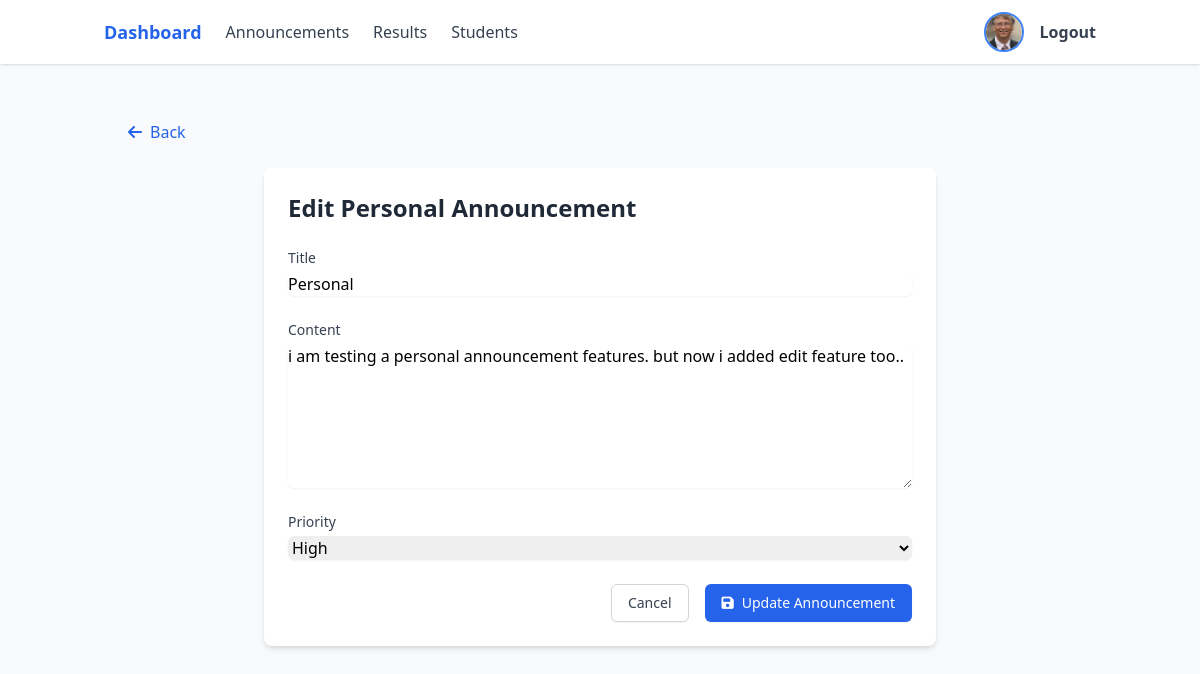
/teacher/announcements/2/edit/ (signed in), run on the app's committed database.
### users/models.py (models this page shows, shortened)
class User(AbstractBaseUser, PermissionsMixin):
    ROLE_CHOICES = [
        ('teacher', 'Teacher'),
        ('student', 'Student'),
        ('admin', 'Admin'),
    ]
    email = models.EmailField(unique=True)
    role = models.CharField(max_length=10, choices=ROLE_CHOICES)
    is_active = models.BooleanField(default=True)
    is_staff = models.BooleanField(default=False)
    profile_image = models.ImageField(upload_to=user_profile_image_path, null=True, blank=True)
    full_name = models.CharField(max_length=255, null=True, blank=True)
    bio = models.TextField(null=True, blank=True)
    USERNAME_FIELD = 'email'
    REQUIRED_FIELDS = ['role']
    objects = UserManager()
    @property
    def is_teacher(self):
        return self.role == 'teacher'

class Announcement(models.Model):
    PRIORITY_CHOICES = [
        ('low', 'Low'),
        ('medium', 'Medium'),
        ('high', 'High'),
    ]
    title = models.CharField(max_length=200)
    content = models.TextField()
    created_by = models.ForeignKey(User, on_delete=models.CASCADE, related_name='announcements_created')
    created_at = models.DateTimeField(default=timezone.now)
    priority = models.CharField(max_length=10, choices=PRIORITY_CHOICES, default='medium')
    is_active = models.BooleanField(default=True)
    student = models.ForeignKey(User, on_delete=models.CASCADE, related_name='announcements', null=True, blank=True,
                              help_text='If set, this announcement is only visible to this specific student')
    class Meta:
        ordering = ['-created_at']

### users/views.py (the view, shortened to what this page needs)
# urls.py: path('teacher/announcements/<int:announcement_id>/edit/', views.teacher_edit_announcement, name='teacher_edit_announcement'),
@login_required
def teacher_edit_announcement(request, announcement_id):
    if not request.user.is_teacher:
        return redirect('login')
    announcement = get_object_or_404(Announcement, id=announcement_id)
    context = {'announcement': announcement}
    if announcement.student:
        context['student'] = announcement.student
    return render(request, 'users/teacher_edit_announcement.html', context)

### users/templates/users/teacher_edit_announcement.html (shortened to what this page needs)
{% extends 'users/base.html' %}
{% block content %}
<div class="container mx-auto p-6">
    <div class="mb-6">
        <a href="{% if announcement.student %}{% url 'teacher_student_detail' announcement.student.id %}{% else %}{% url 'teacher_announcements' %}{% endif %}" class="text-blue-600 hover:text-blue-800 flex items-center">
            <i class="fas fa-arrow-left mr-2"></i> Back
        </a>
    </div>
    <div class="max-w-2xl mx-auto">
        <div class="bg-white rounded-lg shadow-md p-6">
            <h1 class="text-2xl font-bold text-gray-800 mb-6">
                Edit {% if announcement.student %}Personal{% else %}Global{% endif %} Announcement
            </h1>
            <form method="POST" class="space-y-6">
                <div>
                    <label for="title" class="block text-sm font-medium text-gray-700">Title</label>
                    <input type="text" name="title" id="title" required value="{{ announcement.title }}"
                           class="mt-1 block w-full rounded-md border-gray-300 shadow-sm focus:border-blue-500 focus:ring-blue-500"
                           placeholder="Enter announcement title">
                </div>
                <div>
                    <label for="content" class="block text-sm font-medium text-gray-700">Content</label>
                    <textarea name="content" id="content" rows="6" required
                              class="mt-1 block w-full rounded-md border-gray-300 shadow-sm focus:border-blue-500 focus:ring-blue-500"
                              placeholder="Enter announcement content">{{ announcement.content }}</textarea>
                </div>
                <div>
                    <label for="priority" class="block text-sm font-medium text-gray-700">Priority</label>
                    <select name="priority" id="priority" required
                            class="mt-1 block w-full rounded-md border-gray-300 shadow-sm focus:border-blue-500 focus:ring-blue-500">
                        <option value="high" {% if announcement.priority == 'high' %}selected{% endif %}>High</option>
                    </select>
                </div>
                <div class="flex justify-end space-x-4">
                    <a href="{% if announcement.student %}{% url 'teacher_student_detail' announcement.student.id %}{% else %}{% url 'teacher_announcements' %}{% endif %}"
                       class="inline-flex items-center px-4 py-2 border border-gray-300 rounded-md shadow-sm text-sm font-medium text-gray-700 bg-white hover:bg-gray-50 focus:outline-none focus:ring-2 focus:ring-offset-2 focus:ring-blue-500">
                        Cancel
                    </a>
                    <button type="submit"
                            class="inline-flex items-center px-4 py-2 border border-transparent rounded-md shadow-sm text-sm font-medium text-white bg-blue-600 hover:bg-blue-700 focus:outline-none focus:ring-2 focus:ring-offset-2 focus:ring-blue-500">
                        <i class="fas fa-save mr-2"></i>
                        Update Announcement
                    </button>
                </div>
            </form>
        </div>
    </div>
</div>
{% endblock %}

### users/templates/users/navbar.html (shortened to what this page needs)
{% if user.is_teacher %}
<nav class="bg-white shadow fixed top-0 left-0 right-0 z-50">
    <div class="container mx-auto px-4 py-3 flex items-center justify-between">
        <div class="flex items-center space-x-6">
            <a href="{% url 'teacher_dashboard' %}" class="text-blue-600 font-bold text-lg">Dashboard</a>
            <a href="{% url 'teacher_announcements' %}" class="text-gray-700 hover:text-blue-600">Announcements</a>
            <a href="{% url 'teacher_results' %}" class="text-gray-700 hover:text-blue-600">Results</a>
            <a href="{% url 'teacher_students' %}" class="text-gray-700 hover:text-blue-600">Students</a>
        </div>
        <div class="flex items-center space-x-4">
            <a href="{% url 'profile' %}" class="flex items-center">
                {% if user.profile_image %}
                    <img src="{{ user.profile_image.url }}" alt="Profile" class="w-10 h-10 rounded-full object-cover border-2 border-blue-500">
                {% else %}
                    <span class="w-10 h-10 flex items-center justify-center rounded-full bg-gray-300 text-gray-600">
                        <i class="fas fa-user"></i>
                    </span>
                {% endif %}
            </a>
            <a href="{% url 'logout' %}" class="text-gray-700 hover:text-red-500 font-semibold">Logout</a>
        </div>
    </div>
</nav>
{% endif %}

### data on the page
User: profile_image (picture)
Announcement: title "Personal", content "i am testing a personal announcement features. but now i added edit feature too..", priority "High"
